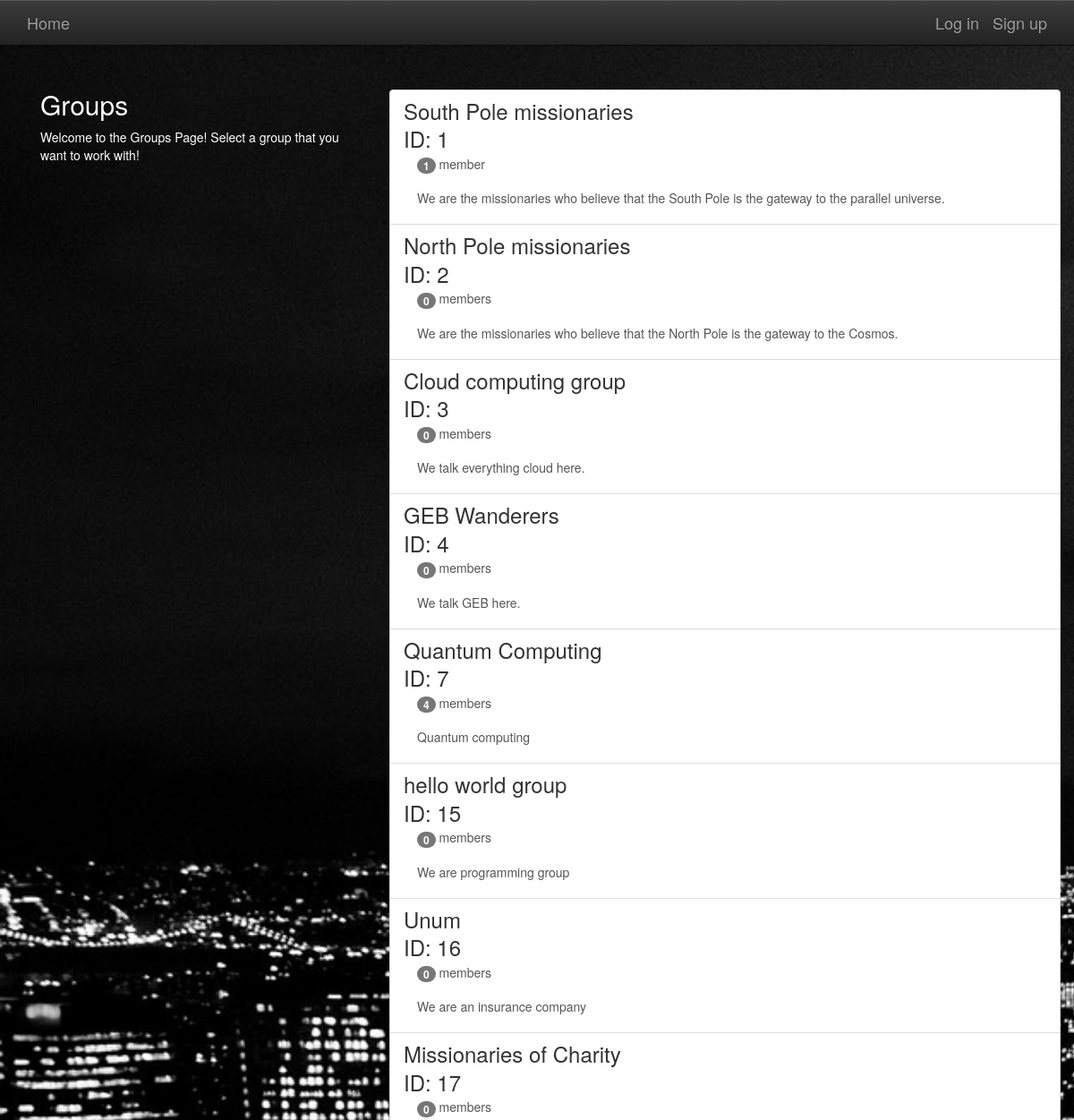
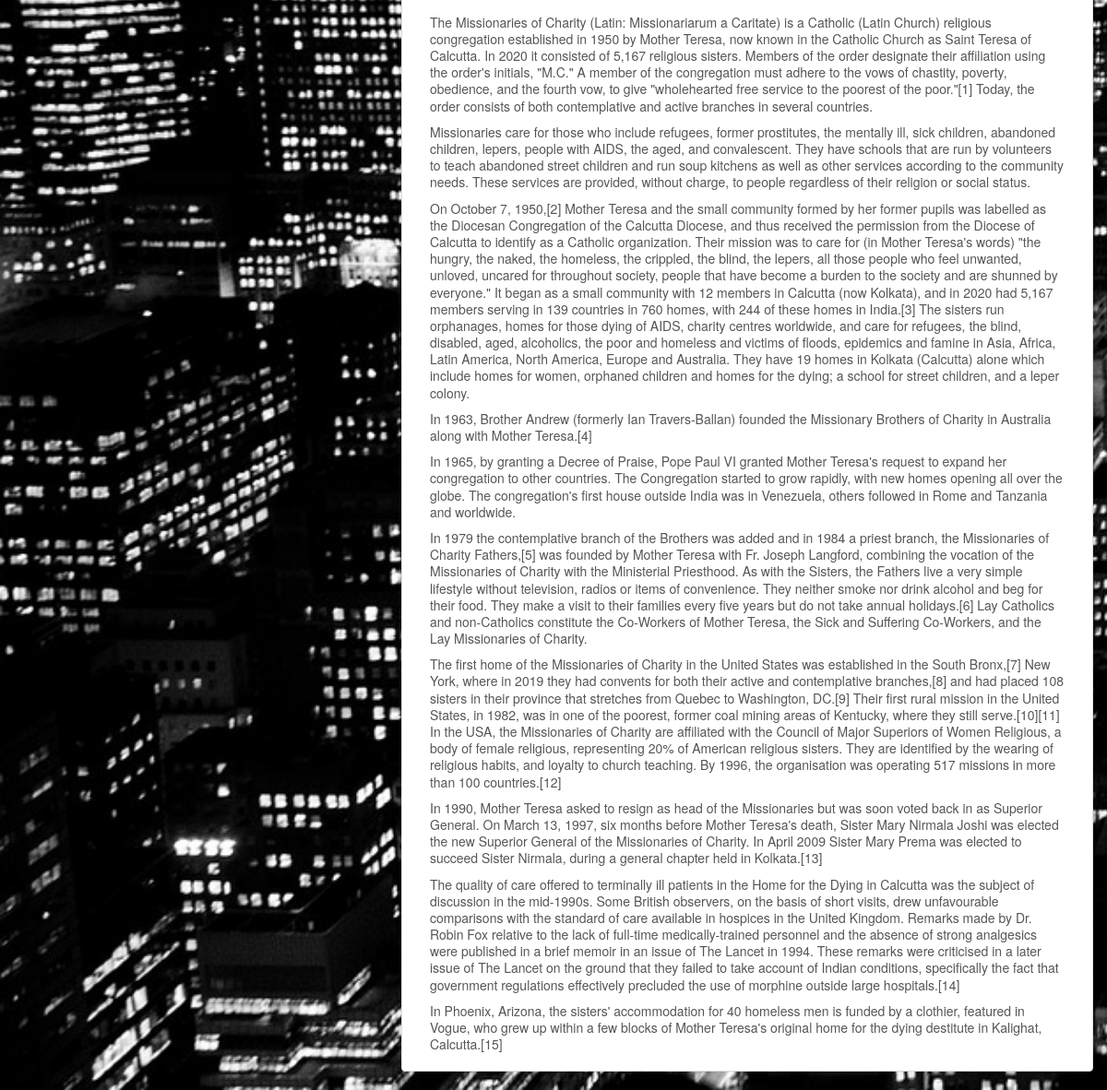
The app's page /groups/ with its own data (2 pictures, top to bottom).
### groups/models.py (models this page shows, shortened)
class Group(models.Model):
    name = models.CharField(max_length=255)
    slug = models.SlugField(allow_unicode=True)
    description = models.TextField(blank=True, default='')
    description_html = models.TextField(editable=False, default='', blank=True)
    purpose = models.CharField(max_length=255, null=True, default='', blank=True)
    class Meta:
        ordering = ["pk"]
        unique_together = ("name", "purpose")

### groups/views.py (the view)
class ListGroups(generic.ListView):
    model = models.Group
    template_name = 'groups/group_list.html'
    def get_queryset(self):
        return Group.objects.all()

### groups/templates/groups/group_list.html (shortened to what this page needs)
{% extends "groups/group_base.html" %}
{% block pregroup %}
<div class="col-md-4">
	<div class="content">
		<h2>Groups</h2>
		{% if not object_list %}
  			<p>No groups available at this time! Go ahead and create a group if needed!</p>
		{% else %}
				<p>Welcome to the Groups Page! Select a group that you want to work with!</p>
		{% endif %}
	</div>
</div>
<br>
{% endblock %}
{% block group_content %}
<div class="col-md-8">
	<div class="list-group">
		{% for group in object_list %}
			<a class="list-group-item" href="{% url 'groups:single' pk=group.pk %}">
			     <h3 class="title list-group-item-heading">{{ group.name }}</h3>
					 <h3 class="title list-group-item-heading">ID: {{ group.pk }}</h3>
			<div class="list-group-item-text container-fluid">
				<div class="row">
					<div class="col-md-4">
						<span class="badge">{{ group.member_set.count }}</span> member{{ group.member_set.count|pluralize }}
					</div>
				</div>
				<br>
					{{ group.description_html|safe }}
			</div>
		</a>
		{% endfor %}
	</div>
</div>
{% endblock %}

### static/simplesocial/css/master.css (style rules this page uses)
body { margin: 0; overflow: scroll; background-color: black; color:white; }
html, body { background: #000; height: 100%; }

### records on screen
Group: name "South Pole missionaries", pk "1", member_set.count "1", description_html "We are the missionaries who believe that the South Pole is the gateway to the parallel universe."
Group: name "North Pole missionaries", pk "2", member_set.count "0", description_html "We are the missionaries who believe that the North Pole is the gateway to the Cosmos."
Group: name "Cloud computing group", pk "3", member_set.count "0", description_html "We talk everything cloud here."
Group: name "GEB Wanderers", pk "4", member_set.count "0", description_html "We talk GEB here."
Group: name "Quantum Computing", pk "7", member_set.count "4", description_html "Quantum computing"
Group: name "hello world group", pk "15", member_set.count "0", description_html "We are programming group"
Group: name "Unum", pk "16", member_set.count "0", description_html "We are an insurance company"
Group: name "Missionaries of Charity", pk "17", member_set.count "0", description_html "The Missionaries of Charity (Latin: Missionariarum a Caritate) is a Catholic (Latin Church) religious congregation established in 1950 by Mother Teresa, now known in the Catholic Church as Saint Teresa of Calcutta. In 2020 it consisted of 5,167 religious sisters. Members of the order designate their affiliation using the order's initials, \"M.C.\" A member of the congregation must adhere to the vows of chastity, poverty, obedience, and the fourth vow, to give \"wholehearted free service to the poorest of the poor.\"[1] Today, the order consists of both contemplative and active branches in several countries. Missionaries care for those who include refugees, former prostitutes, the mentally ill,…"
